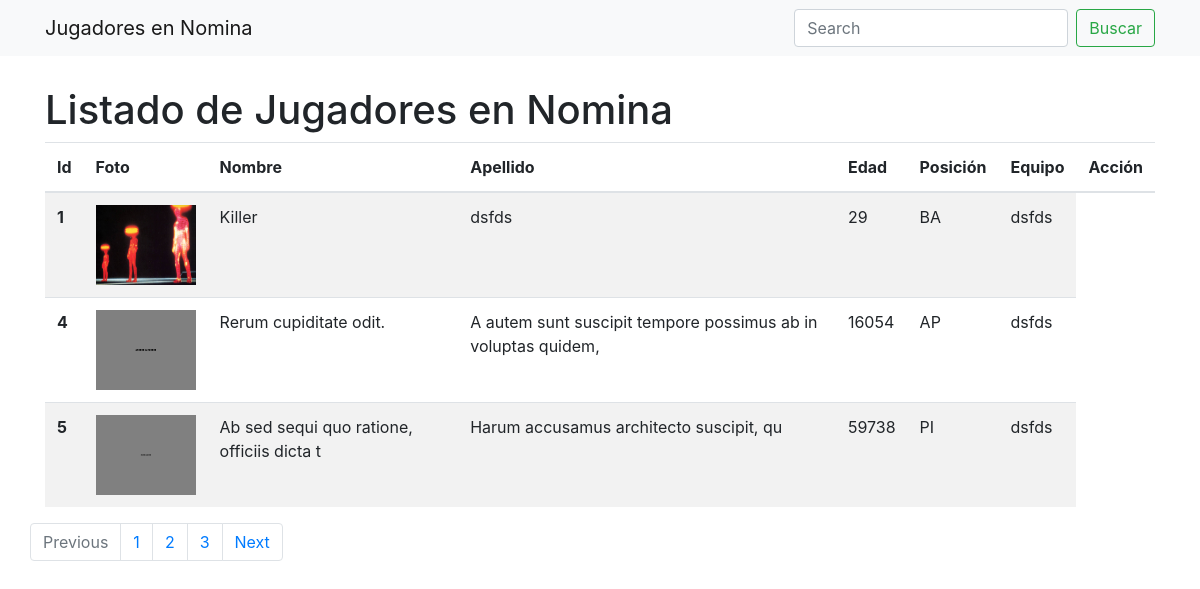
/basket/ver_juagdoresNomina/1, run on the app's committed database.
### basket/models.py (models this page shows, shortened)
class Player(models.Model):
    name = models.CharField(max_length=120)
    nickname = models.CharField(max_length=120)
    birthday = models.DateField(null=True)
    age = models.PositiveIntegerField(null=True)
    rut = models.CharField(max_length=12)
    email = models.EmailField()
    height = models.PositiveIntegerField(help_text="Altura en cm",null=True)
    weight = models.PositiveIntegerField(help_text="Peso en gramos",null=True)
    picture = models.ImageField(upload_to='picture_players')
    position = models.CharField(max_length=60, choices=POSITION_PLAYER_CHOICES)
    team = models.ForeignKey(Team, on_delete=models.CASCADE,null=True)

class Team(models.Model):
    name = models.CharField(max_length=120)
    description = models.TextField()
    logo = models.ImageField(upload_to='logos')
    def __str__(self):
        return self.name

### basket/views.py (the view)
# urls.py: path('ver_juagdoresNomina/<int:id_Nomina>', views.verJugadoresNomina, name="ver_juagdoresNomina"),
def verJugadoresNomina(request,id_Nomina):
    template_name='entrenador/verJugadoresNomina.html'
    data = {}
    nomina=Nomina.objects.get(id=id_Nomina)
    data['lista_objetos']=nomina.jugador.all()
    return render(request, template_name,data)

### basket/templates/entrenador/verJugadoresNomina.html (shortened to what this page needs)
{% extends 'Bases/listar.html' %}
{% block titulo %}
  <a class="navbar-brand" href="#">Jugadores en Nomina</a>
{% endblock %}
{% block nombreLista %}
  <h1 style="margin-top:30px;">Listado de Jugadores en Nomina</h1>
{% endblock %}
{% block lista %}
  <thead>
    <tr>
      <th scope="col">Id</th>
      <th scope="col">Foto</th>
      <th scope="col">Nombre</th>
      <th scope="col">Apellido</th>
      <th scope="col">Edad</th>
      <th scope="col">Posición</th>
      <th scope="col">Equipo</th>
      <th scope="col">Acción</th>
    </tr>
  </thead>
  <tbody>
    {% for Objeto in lista_objetos %}
    <tr>
      <th scope="row">{{Objeto.id}}</th>
      <td><img src="{{Objeto.picture.url}}" alt="foto" width="100px" height="80px"></td>
      <td>{{Objeto.name}}</td>
      <td>{{Objeto.nickname}}</td>
      <td>{{Objeto.age}}</td>
      <td>{{Objeto.position}}</td>
      <td>{{Objeto.team}}</td>
    </tr>
    {% endfor %}
  </tbody>
{% endblock %}

### data on the page
Player: id "1", picture (placeholder picture), name "Killer", nickname "dsfds", age "29", position "BA", team "dsfds"
Player: id "4", picture (picture), name "Rerum cupiditate odit.", nickname "A autem sunt suscipit tempore possimus ab in voluptas quidem,", age "16054", position "AP", team "dsfds"
Player: id "5", picture (picture), name "Ab sed sequi quo ratione, officiis dicta t", nickname "Harum accusamus architecto suscipit, qu", age "59738", position "PI", team "dsfds"
